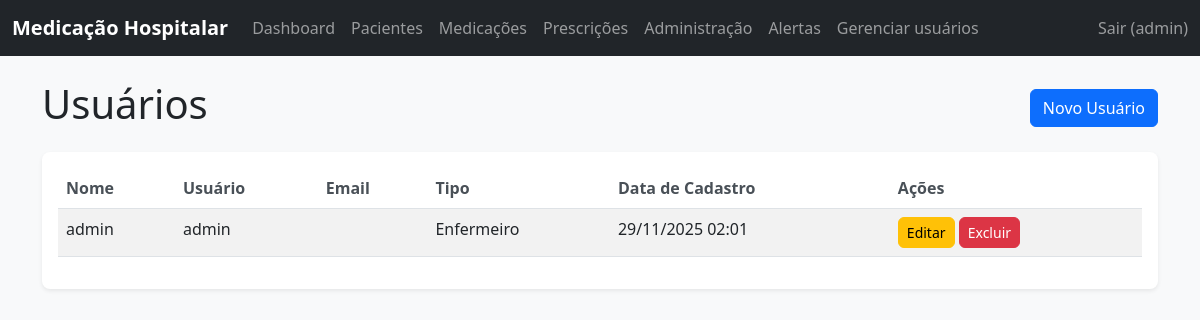
The page /usuarios/ (signed in) on the database as committed earlier.
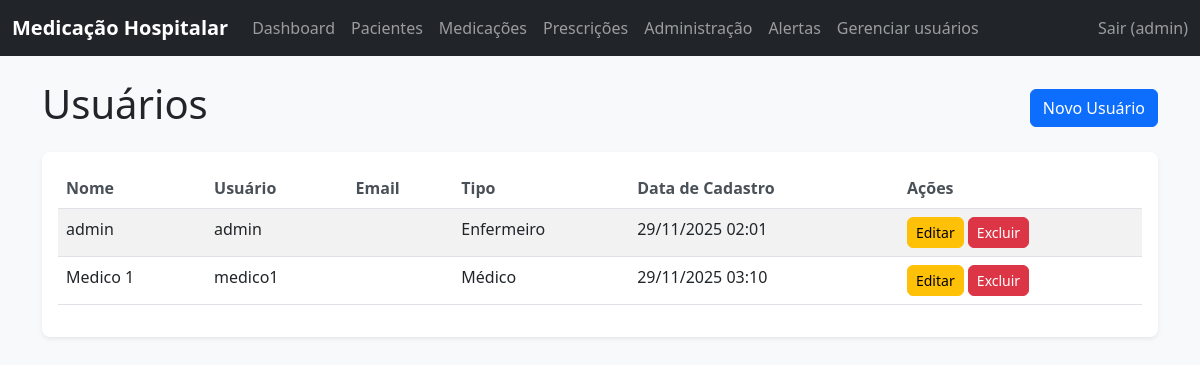
The same page on the database as committed later.
### core/models.py (models this page shows, shortened)
class Usuario(AbstractUser):
    USERNAME_FIELD = 'username'
    EMAIL_FIELD = 'email'
    TIPO_USUARIO_CHOICES = [
        ('medico', 'Médico'),
        ('enfermeiro', 'Enfermeiro'),
        ('administrador', 'Administrador'),
    ]
    tipo_usuario = models.CharField(max_length=15, choices=TIPO_USUARIO_CHOICES, default='enfermeiro')
    class Meta:
        verbose_name = "Usuário"
        verbose_name_plural = "Usuários"

### core/views_frontend.py (the view)
class UsuarioListView(LoginRequiredMixin, ListView):
    model = Usuario
    template_name = 'core/usuario_list.html'
    context_object_name = 'usuarios'
    def dispatch(self, request, *args, **kwargs):
        if not (request.user.is_superuser or request.user.is_staff):
            messages.error(request, 'Você não tem permissão para acessar a listagem de usuários.')
            return redirect('dashboard')
        return super().dispatch(request, *args, **kwargs)

### templates/core/usuario_list.html (shortened to what this page needs)
{% extends 'base.html' %}
{% load static %}
{% block content %}
<div class="row">
    <div class="col-12">
        <div class="d-flex justify-content-between align-items-center mb-3">
            <h1>Usuários</h1>
            <a href="{% url 'usuario_create' %}" class="btn btn-primary">Novo Usuário</a>
        </div>
    </div>
</div>
<div class="row">
    <div class="col-12">
        <div class="card">
            <div class="card-body">
                {% if usuarios %}
                    <div class="table-responsive">
                        <table class="table table-striped">
                            <thead>
                                <tr>
                                    <th>Nome</th>
                                    <th>Usuário</th>
                                    <th>Email</th>
                                    <th>Tipo</th>
                                    <th>Data de Cadastro</th>
                                    <th>Ações</th>
                                </tr>
                            </thead>
                            <tbody>
                                {% for usuario in usuarios %}
                                    <tr>
                                        <td>{{ usuario.get_full_name|default:usuario.username }}</td>
                                        <td>{{ usuario.username }}</td>
                                        <td>{{ usuario.email }}</td>
                                        <td>{{ usuario.get_tipo_usuario_display }}</td>
                                        <td>{{ usuario.date_joined|date:"d/m/Y H:i" }}</td>
                                        <td>
                                            <a href="{% url 'usuario_update' usuario.pk %}" class="btn btn-sm btn-warning">Editar</a>
                                            <a href="{% url 'usuario_delete' usuario.pk %}" class="btn btn-sm btn-danger">Excluir</a>
                                        </td>
                                    </tr>
                                {% endfor %}
                            </tbody>
                        </table>
                    </div>
                {% else %}
                    <p class="text-muted">Nenhum usuário cadastrado.</p>
                {% endif %}
            </div>
        </div>
    </div>
</div>
{% endblock %}

### templates/base.html (shortened to what this page needs)
{% load static %}
<!DOCTYPE html>
<html lang="pt-br">
<head>
    <link href="https://cdn.jsdelivr.net/npm/bootstrap@5.3.0/dist/css/bootstrap.min.css" rel="stylesheet">
    <link rel="stylesheet" href="{% static 'css/style.css' %}">
</head>
<body>
    <nav class="navbar navbar-expand-lg navbar-dark bg-dark">
        <div class="container-fluid">
            <a class="navbar-brand" href="{% url 'dashboard' %}">Medicação Hospitalar</a>
            <div class="collapse navbar-collapse" id="navbarNav">
                <ul class="navbar-nav me-auto mb-2 mb-lg-0">
                    {% if user.is_authenticated %}
                        <li class="nav-item">
                            <a class="nav-link" href="{% url 'dashboard' %}">Dashboard</a>
                        </li>
                        <li class="nav-item">
                            <a class="nav-link" href="{% url 'paciente_list' %}">Pacientes</a>
                        </li>
                        <li class="nav-item">
                            <a class="nav-link" href="{% url 'medicamento_list' %}">Medicações</a>
                        </li>
                        <li class="nav-item">
                            <a class="nav-link" href="{% url 'prescricao_list' %}">Prescrições</a>
                        </li>
                        <li class="nav-item">
                            <a class="nav-link" href="{% url 'administracao_list' %}">Administração</a>
                        </li>
                        <li class="nav-item">
                            <a class="nav-link" href="{% url 'alerta_list' %}">Alertas</a>
                        </li>
                        {% if user.is_superuser or user.is_staff %}
                            <li class="nav-item">
                                <a class="nav-link" href="{% url 'usuario_list' %}">Gerenciar usuários</a>
                            </li>
                        {% endif %}
                    {% endif %}
                </ul>
                <ul class="navbar-nav">
                    {% if user.is_authenticated %}
                        <li class="nav-item">
                            <form method="post" action="{% url 'logout' %}" class="d-inline">
                                <button type="submit" class="nav-link btn btn-link p-0 m-0">
                                    Sair ({{ user.username }})
                                </button>
                            </form>
                        </li>
                    {% else %}
                        <li class="nav-item">
                            <a class="nav-link" href="{% url 'login' %}">Login</a>
                        </li>
                    {% endif %}
                </ul>
            </div>
        </div>
    </nav>
    <div class="container mt-4">
        {% block content %}
        {% endblock %}
    </div>
</body>
</html>

Rows that differ between the two databases and show on the page:
added Usuario: get_full_name "Medico 1", username "medico1", tipo_usuario "Médico", date_joined "29/11/2025 03:10"
